Frame 1 (no input): blank canvas, image omitted
Frame 60 (no input): blank canvas, image omitted
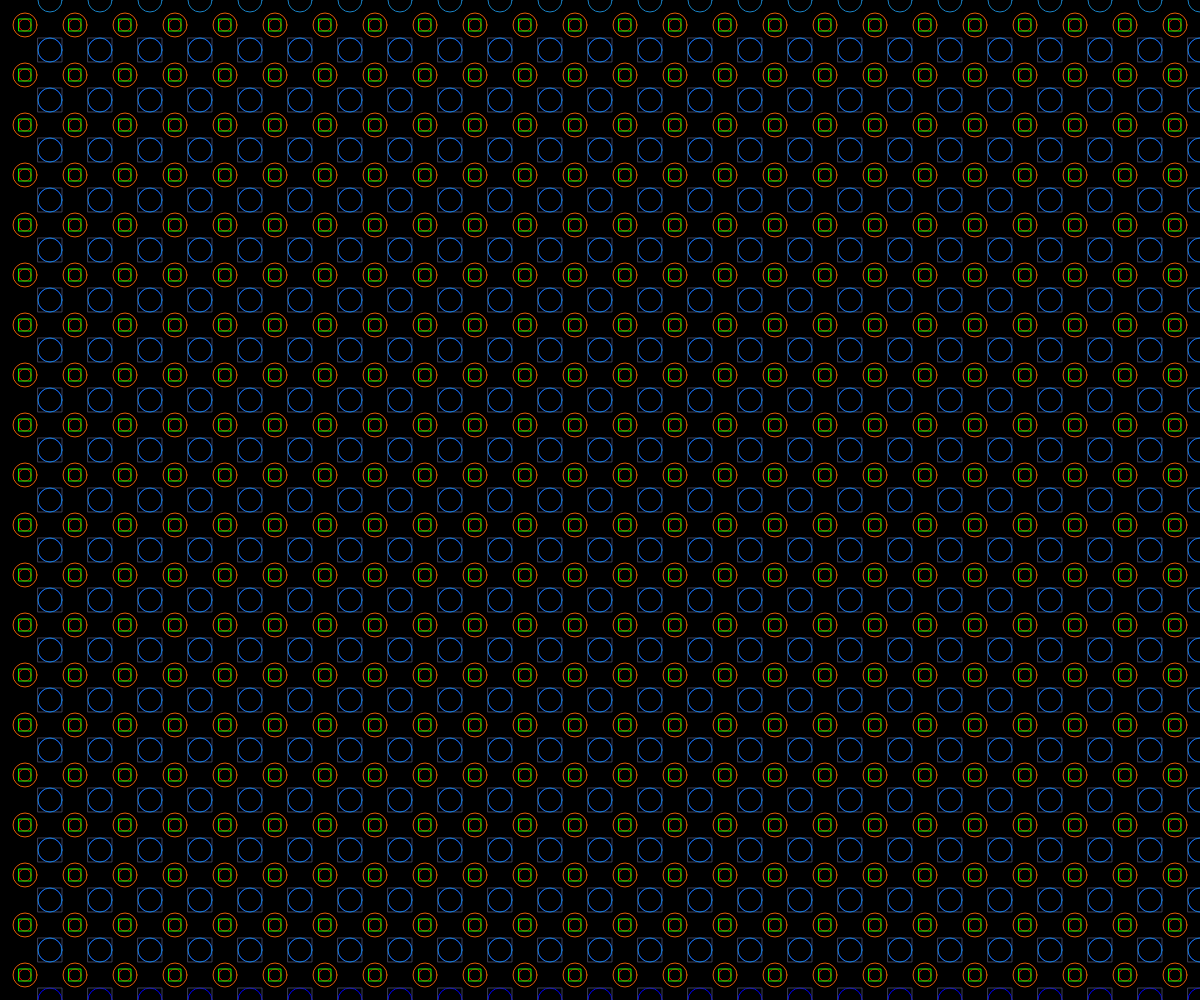
Frame 120 (the mouse pressed at the canvas centre since frame 60)

The p5.js sketch whose frames 1 and 60 were blank and that drew this single picture after the mouse press (run headless with seeded random() and noise() and a simulated clock; from frame 60 on, the mouse is pressed at the canvas centre):

// p5.js sketch
// ── sketch.js
function setup() {
  createCanvas(windowWidth, windowHeight);
  background(0);
}
function draw() {
  noFill()
  // stroke(255)
  rectMode(CENTER)
  background(0);
  for(let i=0;i<(width/50);i=i+1){
    for(let h=0;h<(height/50);h=h+1){
      stroke(255,0,0)
      ellipse(25+(i*50),25+(h*50),mouseX/50)
      stroke(0,255,0)
      rect(25+(i*50),25+(h*50),mouseX/50)
      stroke(0,0,255)
      ellipse(50+(i*50),50+(h*50),mouseX/25)
      stroke('#3d405b')
      rect(50+(i*50),50+(h*50),mouseX/25)
      stroke('#1982c4')
      ellipse(50+(i*50),0+(h*50),mouseX/25)
      stroke('#e85d04')
      ellipse(25+(i*50),25+(h*50),mouseX/25)
    }
  }
}
